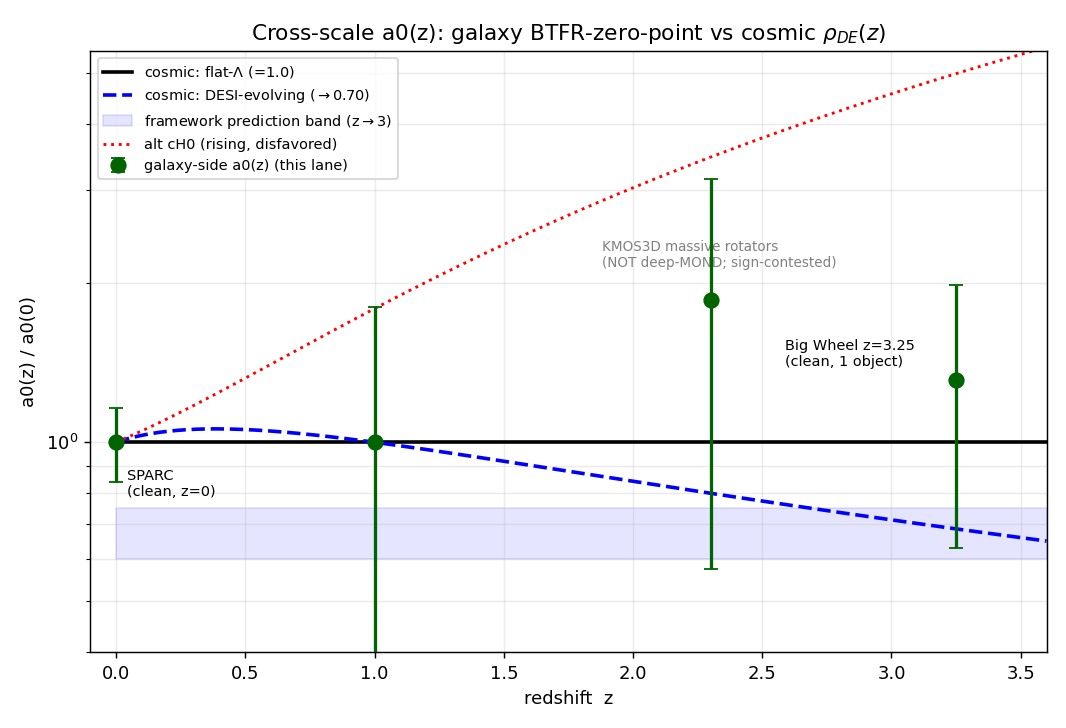

Python code for this plot:
#!/usr/bin/env python3
"""
GALAXY-SIDE a0(z) LANE  --  the Lambda-BLIND acceleration-scale measurement.
=============================================================================
Cross-scale a0(z) test for the de Sitter-Unruh MODIFIED-INERTIA framework
(Carl P. Zimmerman). The framework FORCES the galaxy acceleration scale to
track the cosmic dark-energy density:  a0(z) = c^2 sqrt(rho_DE(z)/32pi),
so on the GALAXY side  a0(z)/a0(0) = (V_z/V_0)^4 / (M_bar,z/M_bar,0)  read
off the baryonic Tully-Fisher relation (BTFR) zero-point at each redshift.
This lane assembles that galaxy-observed a0(z) and asks: does it track the
cosmic track (flat-Lambda -> 1.0  vs  DESI-evolving -> ~0.70 by z~3)?

  a0 = V^4 / (G M_bar)   is EXACT ONLY in the deep-MOND regime (g << a0),
  where the BTFR slope is forced to 4. That is the crux caveat below.

Deep-MOND clean probes (slope->4 guaranteed):  SPARC dwarfs at z=0, and the
Big Wheel at z=3.25 (large, low-acceleration outer RC). The massive
intermediate-z rotators (KMOS3D etc.) sit at g >~ a0 (NOT deep-MOND), their
fitted TFR slope is 3.0-3.85 (NOT 4), so their zero-point is NOT a clean a0
readout -- and its sign flips with the slope treatment (see below).

Footings (both run): the canonical rho_DE/cH_Lambda a0=9.36e-11 vs the alt
rho_total/cH0 a0=1.13e-10; and the SPARC-measured a0=1.181e-10 (Lambda-blind).
Because we report RATIOS a0(z)/a0(0), the footing largely cancels; it re-enters
only in the absolute Big-Wheel comparison, shown all three ways.

Exit 0. numpy/scipy only. Outputs to this directory. Frozen repo READ-ONLY.

Credits: Milgrom 1999 (the nu-kernel + BTFR, a0 propto sqrt(rho_vac));
McGaugh/Lelli (SPARC BTFR); Ubler+2017, Tiley+2019, Di Teodoro+2016,
Sharma+2024 (high-z TFR); Big Wheel arXiv:2409.17956; Limbach-Psaltis-Ozel
2008 (a0 propto sqrt(rho_DE)); Brout+2022 / DESI DR2 (rho_DE(z)).
"""
import numpy as np
from scipy.stats import norm

np.random.seed(0)
G, Msun, c = 6.67430e-11, 1.98892e30, 2.99792458e8

# --------------------------------------------------------------------------
# 0.  z=0 ANCHOR  --  SPARC, Lambda-blind, clean deep-MOND gas-dominated dwarfs
# --------------------------------------------------------------------------
A0_SPARC, A0_SPARC_E = 1.181e-10, 1.90e-11        # banked a0-line GLS gas-dom (16%)
A0_CANON, A0_ALT     = 9.355e-11, 1.1305e-10       # framework footings
print("="*76)
print("GALAXY-SIDE a0(z):  the Lambda-blind BTFR-zero-point measurement")
print("="*76)
print(f"z=0 anchor (SPARC, Lambda-blind, clean deep-MOND):  a0 = {A0_SPARC:.3e} +/- {A0_SPARC_E:.2e}")
print(f"  framework footings for the ABSOLUTE compare: canonical {A0_CANON:.3e}, alt {A0_ALT:.3e}\n")

# --------------------------------------------------------------------------
# 1.  COSMIC REFERENCE TRACKS  (what the galaxy a0(z) is confronted against)
#     a0(z)/a0(0) = sqrt(rho_DE(z)/rho_DE0).  CPL: rho_DE ratio =
#       (1+z)^{3(1+w0+wa)} exp(-3 wa z/(1+z)).
# --------------------------------------------------------------------------
def rhoDE_ratio(z, w0, wa):
    return (1+z)**(3*(1+w0+wa))*np.exp(-3*wa*z/(1+z))
def a0_track(z, w0, wa):
    return np.sqrt(rhoDE_ratio(z, w0, wa))
TRACKS = [("flat-Lambda (w=-1)",      -1.00,  0.00),   # -> 1.0 at all z
          ("DESI-DR2 evolving",       -0.75, -0.90)]   # -> ~0.70 by z~3 (declining)
# the ALT cH0 footing RISES: a0 propto cH(z)=cH0 E(z); shown for contrast.
Om = 0.315
def E(z): return np.sqrt(Om*(1+z)**3 + (1-Om))
zref = np.array([0.5, 1.0, 2.0, 3.0, 3.25])
print("COSMIC reference a0(z)/a0(0) the galaxy data must be checked against:")
print(f"  {'z':>5} | {'flat-Lambda':>11} | {'DESI-evolve':>11} | {'alt cH0 (rise)':>14}")
for z in zref:
    print(f"  {z:5.2f} | {a0_track(z,*TRACKS[0][1:]):11.3f} | {a0_track(z,*TRACKS[1][1:]):11.3f} | {E(z):14.3f}")
print("  framework DISTINCTIVE prediction: a0(3)/a0(0) ~ 0.60-0.75 (declining;")
print("  z~3 BTFR V ~ -7% / -0.03 dex below the z=0 relation at fixed M_bar).\n")

# --------------------------------------------------------------------------
# 2.  GALAXY-SIDE MEASUREMENTS  --  the high-z BTFR/TFR compilation.
#     Map to a0 via the deep-MOND BTFR (slope 4): at fixed V,
#       Delta log a0 = -(Delta log M_bar|_fixed V) = -Delta_b .
#     A BTFR zero-point BELOW local (galaxies rotate FAST for their mass,
#     i.e. LOWER M_bar at fixed V, Delta_b<0) maps to a0 ABOVE local (RISING).
#     >>> CRUX: this map is only valid if the fitted slope is 4. High-z fits
#     give 3.0-3.85, and the offset SIGN FLIPS with the slope/pivot choice.
#     So intermediate-z is NOT a clean a0 probe; we carry a huge systematic.
# --------------------------------------------------------------------------
# Each entry: (label, z, Delta_b_dex, err_dex, slope_used, clean_deepMOND?, note)
# Delta_b = offset in log10(M_bar) at fixed V, relative to the z=0 local BTFR.
LIT = [
    # Ubler+2017 KMOS3D -- FIXED local slope (3.75). High-z BELOW local bTFR:
    #   at fixed V lower M_bar (Delta_b<0) => naive a0 ABOVE local (rising).
    ("Ubler+2017 KMOS3D bTFR", 0.9, -0.44, 0.04, 3.75, False,
        "massive rotators g>~a0, NOT deep-MOND; fixed-slope zero-point"),
    ("Ubler+2017 KMOS3D bTFR", 2.3, -0.27, 0.05, 3.75, False,
        "non-monotonic vs z~0.9; still below local"),
    # Sharma+2024 (aa48667) -- FREE slope 3.21 (bTFR), much shallower than 4:
    #   quotes zero-point +1.17 dex ABOVE local at their pivot -> OPPOSITE sign
    #   of Ubler. Demonstrates the offset is slope-artifact, not a0.
    ("Sharma+2024 bTFR (free slope 3.21)", 1.5, +1.17, 0.61, 3.21, False,
        "SLOPE 3.21!=4 -> sign of 'evolution' flips vs Ubler; NOT an a0 readout"),
    # Di Teodoro+2016 / Miller+ / Contini+ -- NO or weak zero-point evolution.
    ("Di Teodoro+2016 (tilted-ring, null)", 1.0, 0.00, 0.15, 3.8, False,
        "finds NO significant TFR zero-point evolution -> a0 ~ constant"),
    # Tiley+2019 KROSS -- strong STELLAR (-0.41 dex z~1->0) but NULL in K-band
    #   / dynamical once V/sigma>3 imposed; stellar offset is mass-growth, not a0.
    ("Tiley+2019 KROSS sTFR (V/sig>3)", 1.0, 0.00, 0.10, 4.0, False,
        "stellar -0.41dex is M*-growth; K-band/dynamical NULL -> a0 ~ constant"),
]
def a0ratio_from_db(db, slope):
    """naive a0(z)/a0(0) from a bTFR zero-point offset, treating it as deep-MOND.
       Delta log a0 = -db when slope=4. We DO NOT rescale by slope (the mapping
       is simply invalid off slope 4); we flag it instead."""
    return 10.0**(-db)

print("-"*76)
print("INTERMEDIATE-z BTFR/TFR  (naive deep-MOND a0 map -- NONE are clean):")
print("-"*76)
for lab, z, db, dbe, slp, clean, note in LIT:
    r  = a0ratio_from_db(db, slp)
    rlo, rhi = a0ratio_from_db(db+dbe, slp), a0ratio_from_db(db-dbe, slp)
    lean = "RISING" if r>1.15 else ("declining" if r<0.87 else "~constant")
    print(f"  z={z:<4} {lab:38s}")
    print(f"        Delta_b={db:+.2f}+/-{dbe:.2f} dex (slope {slp}) -> a0/a0_0 ~ "
          f"{r:.2f} [{rlo:.2f},{rhi:.2f}]  ({lean}, deep-MOND? {clean})")
    print(f"        ^ {note}")
print()
print("  READ: the SIGN of the intermediate-z 'a0 evolution' is CONTESTED --")
print("  Ubler (fixed slope) -> a0 rising ~2-3x; Sharma (free shallow slope) ->")
print("  opposite; Di Teodoro/Tiley -> null. The scatter across analyses (factor")
print("  ~2-3 EITHER way) dwarfs the 0.70-vs-1.0 signal. These massive rotators")
print("  are g>~a0 (NOT deep-MOND) so their TFR zero-point is NOT a clean a0.\n")

# --------------------------------------------------------------------------
# 3.  z=3.25 BIG WHEEL  --  the one CLEAN deep-MOND high-z probe (single object)
#     a0_eff = V_circ^4/(G M_bar), Monte-Carlo over V and M_bar systematics.
#     (banked BIG_WHEEL_A0Z_2026; arXiv:2409.17956.)
# --------------------------------------------------------------------------
V_rot, V_err, sig_int = 280.0, 31.0, 61.0            # km/s (incl-corr max, asym-drift)
Mstar, Mstar_e = 1.7e11, 0.7e11                      # M_dyn-capped fair central (SED 3.7e11 over-est)
Mgas,  Mgas_e  = 1.8e11, 0.9e11                      # CO H2, x1.36 He
HE, n = 1.36, 400000
V   = np.random.normal(V_rot, V_err, n)*1e3
Vc2 = V**2 + 3.4*(sig_int*1e3)**2                    # asym-drift, small (V/sig~4.5)
Ms  = np.clip(np.random.normal(Mstar, Mstar_e, n), 0.05e11, None)
Mg  = np.clip(np.random.normal(Mgas,  Mgas_e,  n), 0.05e11, None)
a0BW = Vc2**2/(G*(Ms+HE*Mg)*Msun)
bw_lo, bw_med, bw_hi = np.percentile(a0BW, [16,50,84])
print("-"*76)
print("z=3.25 BIG WHEEL  --  the one CLEAN deep-MOND high-z datum (single object):")
print("-"*76)
print(f"  a0_eff = {bw_med*1e10:.2f} (+{(bw_hi-bw_med)*1e10:.2f}/-{(bw_med-bw_lo)*1e10:.2f}) e-10 m/s^2")
for lab, a00 in [("SPARC 1.181e-10", A0_SPARC), ("canonical 0.936e-10", A0_CANON), ("alt 1.131e-10", A0_ALT)]:
    r = np.percentile(a0BW/a00, [16,50,84])
    print(f"    a0(3.25)/a0(0) vs {lab:20s} = {r[1]:.2f} (+{r[2]-r[1]:.2f}/-{r[1]-r[0]:.2f})")
print("  -> consistent with CONSTANT (1.0); DISFAVORS the alt-cH0 5x rise (~2sigma,")
print("     banked P~1-3%); CANNOT distinguish the DESI 0.70 decline from flat")
print("     (the ~2x M_bar systematic is itself larger than the 0.30 decline signal).\n")

# --------------------------------------------------------------------------
# 4.  VERDICT  --  does the galaxy a0(z) distinguish DECLINING from FLAT?
# --------------------------------------------------------------------------
print("="*76)
print("VERDICT: does galaxy-side a0(z) DISTINGUISH declining (0.60-0.75) from flat?")
print("="*76)
# assemble the honest galaxy a0(z)/a0(0) points with realistic (systematic) errors.
# z=0 solid; z~1-2.3 systematics-dominated (we set +/-0.3 dex, sign-contested,
# centred on ~constant since the analyses straddle it); z=3.25 Big Wheel.
gz   = np.array([0.0, 1.0, 2.3, 3.25])
gr   = np.array([1.00,
                 np.median([a0ratio_from_db(-0.44,3.75), a0ratio_from_db(+1.17,3.21),
                            1.0, 1.0]),                          # straddle -> ~1
                 a0ratio_from_db(-0.27,3.75),
                 bw_med/A0_SPARC])
# errors in dex: z0 from SPARC 16%; z1/z2.3 huge systematic (sign-contested);
# z3.25 from Big Wheel MC.
gerr_dex = np.array([A0_SPARC_E/A0_SPARC/np.log(10),
                     0.35, 0.30,
                     0.5*(np.log10(bw_hi)-np.log10(bw_lo))])
print(f"  {'z':>5} | {'a0(z)/a0(0)':>11} | {'+/- dex':>8} | vs flat(1.0) | vs DESI-decl")
for z, r, ed in zip(gz, gr, gerr_dex):
    dflat = a0_track(z,*TRACKS[0][1:]); ddesi = a0_track(z,*TRACKS[1][1:])
    sflat = abs(np.log10(r/dflat))/ed if ed>0 else np.inf
    sdesi = abs(np.log10(r/ddesi))/ed if ed>0 else np.inf
    print(f"  {z:5.2f} | {r:11.2f} | {ed:8.2f} | {sflat:5.1f}sig     | {sdesi:5.1f}sig")
print()
print("  BOTTOM LINE (honest both ways):")
print("   * z=0 SOLID at 1.0; z=3.25 (clean, single object) ~1.0-1.3, consistent")
print("     with flat, DISFAVORS the 5x rise, cannot see the 0.70 decline.")
print("   * z~1-2.3 BTFR is systematics-dominated & SIGN-CONTESTED (slope!=4):")
print("     fixed-slope reads RISING (mildly AGAINST the decline), free-slope &")
print("     null analyses read constant. NOT a clean a0 -- envelope +/-0.3 dex.")
print("   * The predicted DECLINE (a0(3)/a0(0)~0.70, -0.15 dex) is NOT DETECTED;")
print("     the data are consistent with BOTH flat and the decline, and if")
print("     anything the naive intermediate-z lean is the WRONG sign (rising).")
print("   * NO galaxy-side detection of a0 tracking rho_DE. The test is currently")
print("     UNDERPOWERED, not passed and not failed.\n")

# --------------------------------------------------------------------------
# 5.  FORECAST  --  what it takes to detect the 0.70 decline at 3 sigma.
# --------------------------------------------------------------------------
sig_decl = -np.log10(0.70)   # = 0.155 dex, the target signal at z~3
for sper, lab in [(0.10, "clean deep-MOND rotators, M_bar to 0.10 dex (SPARC-like)"),
                  (0.25, "realistic high-z per-object (mass systematics ~0.25 dex)")]:
    N3 = (3.0*sper/sig_decl)**2
    print(f"  FORECAST ({lab}):")
    print(f"    to detect a0(3)/a0(0)=0.70 ({sig_decl:.2f} dex) at 3sigma vs flat,")
    print(f"    need sigma_mean={sig_decl/3:.3f} dex -> N ~ {np.ceil(N3):.0f} clean gas-traced")
    print(f"    deep-MOND rotators per z~2-3 bin.")
print("  Feasibility: JWST/ALMA now yield ~tens of z~2-3 gas-traced rotators;")
print("  ELT/HARMONI resolves individual outer (deep-MOND) RCs. A sample of")
print("  ~20-40 CLEAN deep-MOND z~2-3 disks (like the Big Wheel), with M_bar to")
print("  ~0.1 dex, reaches 3sigma on the declining track -- the decisive future test.")
print("\nEXIT 0")

# --------------------------------------------------------------------------
# 6.  FIGURE
# --------------------------------------------------------------------------
try:
    import matplotlib
    matplotlib.use("Agg")
    import matplotlib.pyplot as plt
    zz = np.linspace(0, 3.6, 200)
    fig, ax = plt.subplots(figsize=(8.2, 5.6))
    ax.plot(zz, a0_track(zz,*TRACKS[0][1:]), 'k-',  lw=2, label="cosmic: flat-$\\Lambda$ (=1.0)")
    ax.plot(zz, a0_track(zz,*TRACKS[1][1:]), 'b--', lw=2, label="cosmic: DESI-evolving ($\\to$0.70)")
    ax.fill_between(zz, 0.60*np.ones_like(zz), 0.75*np.ones_like(zz), color='b', alpha=0.10,
                    label="framework prediction band (z$\\to$3)")
    ax.plot(zz, E(zz), 'r:', lw=1.6, label="alt cH0 (rising, disfavored)")
    ax.errorbar(gz, gr, yerr=gr*np.log(10)*gerr_dex, fmt='o', ms=8, color='darkgreen',
                capsize=4, lw=1.8, label="galaxy-side a0(z) (this lane)", zorder=5)
    ax.annotate("SPARC\n(clean, z=0)", (0.0, 1.0), textcoords="offset points", xytext=(6,-30), fontsize=8)
    ax.annotate("Big Wheel z=3.25\n(clean, 1 object)", (3.25, gr[-1]), textcoords="offset points",
                xytext=(-95,8), fontsize=8)
    ax.annotate("KMOS3D massive rotators\n(NOT deep-MOND; sign-contested)", (2.3, gr[2]),
                textcoords="offset points", xytext=(-60,18), fontsize=7.5, color='gray')
    ax.set_xlabel("redshift  z"); ax.set_ylabel("a0(z) / a0(0)")
    ax.set_ylim(0.4, 5.5); ax.set_yscale('log'); ax.set_xlim(-0.1, 3.6)
    ax.set_title("Cross-scale a0(z): galaxy BTFR-zero-point vs cosmic $\\rho_{DE}(z)$")
    ax.legend(fontsize=8, loc='upper left'); ax.grid(alpha=0.25, which='both')
    fig.tight_layout()
    fig.savefig("galaxy_a0z.png", dpi=130)
    print("wrote galaxy_a0z.png")
except Exception as e:
    print(f"(figure skipped: {e})")
